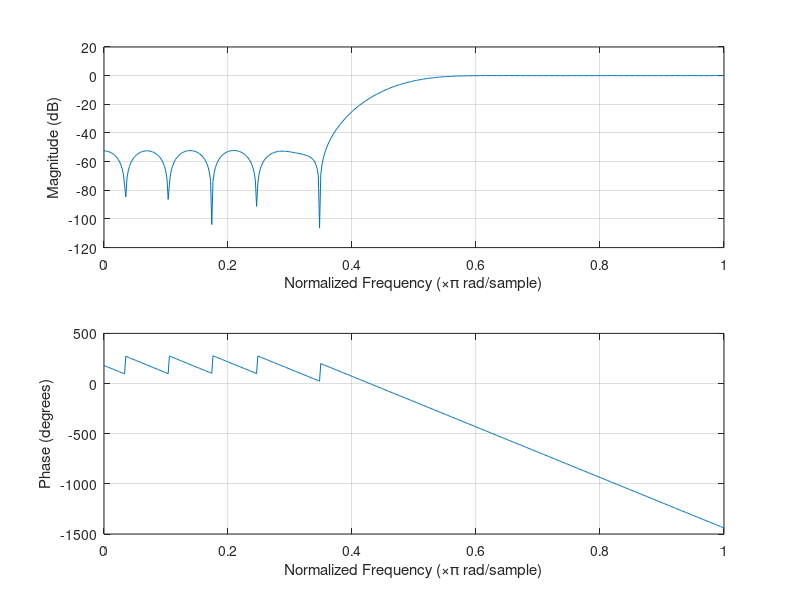
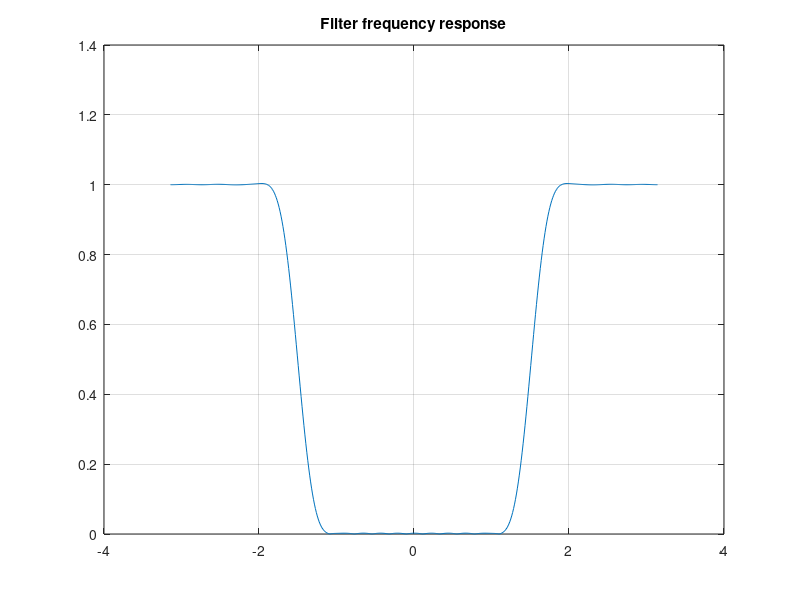
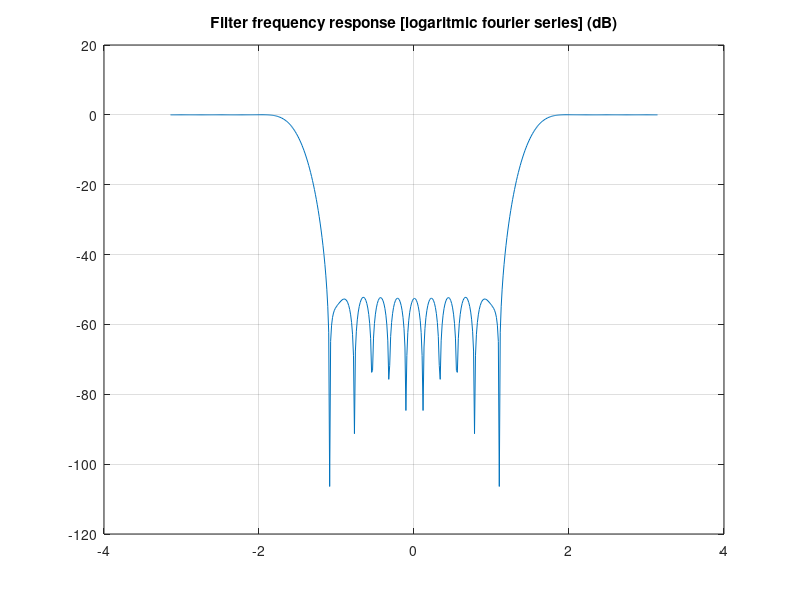
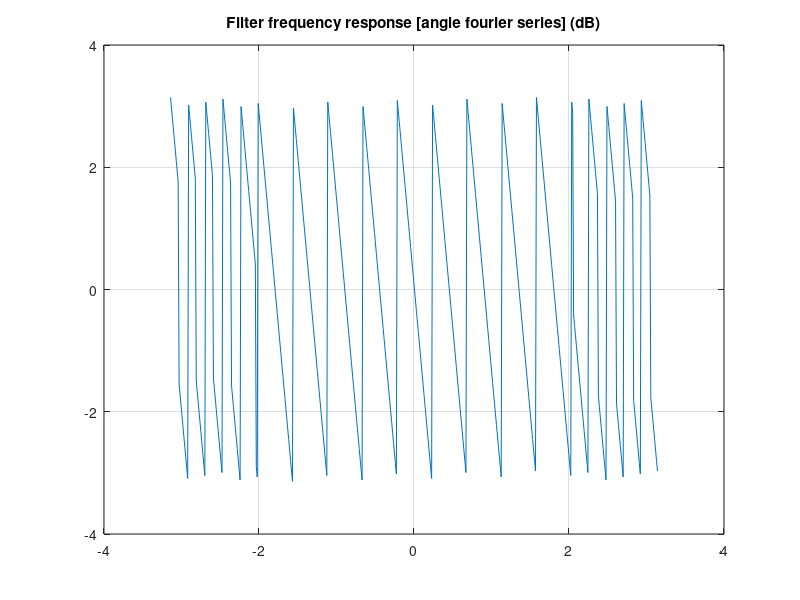

Write the MATLAB code that produced these figures, in order.
close all;clear;clc;

N = 29;
fc = 0.48;
Fs = 8919;
hc = fir1(N-1,fc,'high');%or high, depending on what we want

stem(hc);

freqz(hc,1,512);

NumFFT = 512;
Freqs = linspace(-pi,pi,NumFFT);


figure
plot(Freqs, abs(fftshift(fft(hc,NumFFT))));
title('Filter frequency response')
grid on

figure
plot(Freqs, 20*log10(abs(fftshift(fft(hc,NumFFT)))));
title('Filter frequency response [logaritmic fourier series] (dB)')
grid on

figure
plot(Freqs, angle(fft(hc,NumFFT)));
title('Filter frequency response [angle fourier series] (dB)')
grid on
sound (hc, Fs);
%%
h_low = firls(N-1,[0 .1 0.35 1] , [1 1 0 0]); %fir1...
h_high = firls(N-1,[0 .1  0.35 1] , [0 0 1 1]);

figure
plot(Freqs, 20*log(abs(fftshift(fft(h_low,NumFFT)))));
title('Filter frequency response low [do not care logarithmic](dB)')
grid on

figure
plot(Freqs, 20*log10(abs(fftshift(fft(h_high,NumFFT)))));
title('Filter frequency response high [do not care logarithmic] (dB)')
grid on
sound (h_low, Fs);
%%
s_low = firpm (N-1, [0 .1 0.35 1] , [1 1 0 0]);
s_high = firpm (N-1,[0 .1  0.35 1] , [0 0 1 1]);

figure
plot(Freqs, 20*log(abs(fftshift(fft(s_low,NumFFT)))));
title('Filter frequency response low [min max logarithmic](dB)')
grid on

figure
plot(Freqs, 20*log10(abs(fftshift(fft(s_high,NumFFT)))));
title('Filter frequency response high [min max logarithmic] (dB)')
grid on
sound (s_low, Fs);